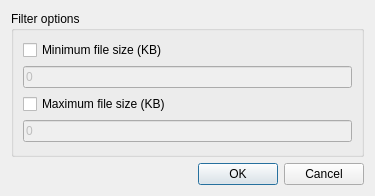
<?xml version="1.0" encoding="UTF-8"?>
<ui version="4.0">
 <class>FilterDialog</class>
 <widget class="QDialog" name="FilterDialog">
  <property name="windowModality">
   <enum>Qt::ApplicationModal</enum>
  </property>
  <property name="geometry">
   <rect>
    <x>0</x>
    <y>0</y>
    <width>375</width>
    <height>196</height>
   </rect>
  </property>
  <property name="windowTitle">
   <string>Filters...</string>
  </property>
  <layout class="QVBoxLayout" name="verticalLayout">
   <item>
    <widget class="QGroupBox" name="groupBox">
     <property name="sizePolicy">
      <sizepolicy hsizetype="Preferred" vsizetype="Expanding">
       <horstretch>0</horstretch>
       <verstretch>0</verstretch>
      </sizepolicy>
     </property>
     <property name="title">
      <string>Filter options</string>
     </property>
     <layout class="QVBoxLayout" name="verticalLayout_2">
      <item>
       <widget class="QCheckBox" name="checkBox">
        <property name="text">
         <string>Minimum file size (KB)</string>
        </property>
       </widget>
      </item>
      <item>
       <widget class="QLineEdit" name="lineEdit">
        <property name="enabled">
         <bool>false</bool>
        </property>
        <property name="text">
         <string>0</string>
        </property>
       </widget>
      </item>
      <item>
       <widget class="QCheckBox" name="checkBox_2">
        <property name="text">
         <string>Maximum file size (KB)</string>
        </property>
       </widget>
      </item>
      <item>
       <widget class="QLineEdit" name="lineEdit_2">
        <property name="enabled">
         <bool>false</bool>
        </property>
        <property name="text">
         <string>0</string>
        </property>
       </widget>
      </item>
     </layout>
    </widget>
   </item>
   <item>
    <layout class="QHBoxLayout" name="horizontalLayout">
     <item>
      <spacer name="horizontalSpacer">
       <property name="orientation">
        <enum>Qt::Horizontal</enum>
       </property>
       <property name="sizeHint" stdset="0">
        <size>
         <width>40</width>
         <height>20</height>
        </size>
       </property>
      </spacer>
     </item>
     <item>
      <widget class="QPushButton" name="pushButton_2">
       <property name="text">
        <string>OK</string>
       </property>
      </widget>
     </item>
     <item>
      <widget class="QPushButton" name="pushButton">
       <property name="text">
        <string>Cancel</string>
       </property>
      </widget>
     </item>
    </layout>
   </item>
  </layout>
 </widget>
 <resources/>
 <connections/>
</ui>
